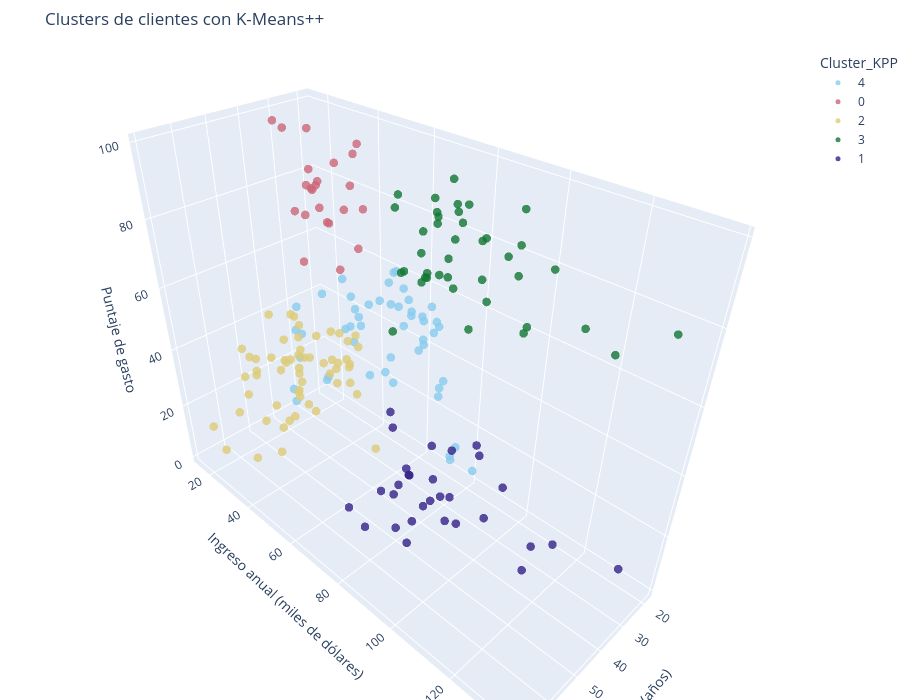

Notebook source saved alongside this figure:
### Code cell
fig.show()

### Figure 1 — Plotly figure (JSON) as saved in the notebook; plotly's stock layout.template omitted (floating-point values rounded to 4 significant figures)
{"data": [{"hovertemplate": "Cluster_KPP=4<br>Edad (años)=%{x}<br>Ingreso anual (miles de dólares)=%{y}<br>Puntaje de gasto=%{z}<extra></extra>", "legendgroup": "4", "marker": {"color": "rgb(136, 204, 238)", "opacity": 0.8, "size": 5, "symbol": "circle"}, "mode": "markers", "name": "4", "scene": "scene", "showlegend": true, "type": "scatter3d", "x": [19, 20, 31, 35, 37, 35, 35, 40, 36, 27, 29, 31, 33, 31, 27, 19, 18, 19, 32, 26, 40, 23, 38, 21, 22, 34, 18, 40, 32, 24, 27, 20, 23, 26, 21, 19, 38, 19, 18, 19, 27, 38, 23, 25, 20, 19, 28, 25, 19], "y": [15, 16, 17, 18, 20, 21, 24, 29, 37, 40, 40, 40, 42, 43, 46, 46, 48, 48, 48, 54, 54, 54, 54, 54, 57, 58, 59, 60, 60, 60, 60, 61, 62, 62, 62, 63, 64, 64, 65, 65, 67, 67, 70, 72, 73, 74, 76, 77, 81], "z": [39, 6, 40, 6, 13, 35, 35, 31, 26, 47, 42, 42, 60, 54, 51, 55, 59, 59, 47, 54, 48, 52, 55, 57, 55, 60, 41, 40, 42, 52, 50, 49, 41, 55, 42, 54, 42, 46, 48, 50, 56, 40, 29, 34, 5, 10, 40, 12, 5]}, {"hovertemplate": "Cluster_KPP=0<br>Edad (años)=%{x}<br>Ingreso anual (miles de dólares)=%{y}<br>Puntaje de gasto=%{z}<extra></extra>", "legendgroup": "0", "marker": {"color": "rgb(204, 102, 119)", "opacity": 0.8, "size": 5, "symbol": "circle"}, "mode": "markers", "name": "0", "scene": "scene", "showlegend": true, "type": "scatter3d", "x": [21, 23, 22, 23, 30, 35, 24, 22, 20, 35, 25, 31, 29, 35, 23, 21, 18, 21, 30, 20, 24, 31, 24], "y": [15, 16, 17, 18, 19, 19, 20, 20, 21, 23, 24, 25, 28, 28, 29, 30, 33, 33, 34, 37, 38, 39, 39], "z": [81, 77, 76, 94, 72, 99, 77, 79, 66, 98, 73, 73, 82, 61, 87, 73, 92, 81, 73, 75, 92, 61, 65]}, {"hovertemplate": "Cluster_KPP=2<br>Edad (años)=%{x}<br>Ingreso anual (miles de dólares)=%{y}<br>Puntaje de gasto=%{z}<extra></extra>", "legendgroup": "2", "marker": {"color": "rgb(221, 204, 119)", "opacity": 0.8, "size": 5, "symbol": "circle"}, "mode": "markers", "name": "2", "scene": "scene", "showlegend": true, "type": "scatter3d", "x": [64, 67, 58, 52, 46, 54, 45, 60, 53, 49, 42, 65, 48, 49, 50, 49, 59, 50, 47, 51, 69, 53, 70, 67, 54, 63, 43, 68, 70, 47, 60, 60, 59, 45, 49, 57, 67, 46, 48, 55, 50, 68, 48, 47, 48, 49, 67, 49, 66, 54, 68, 66, 65, 63, 49, 51, 50, 56], "y": [19, 19, 20, 23, 25, 28, 28, 30, 33, 33, 34, 38, 39, 39, 40, 42, 43, 43, 43, 44, 44, 46, 46, 47, 47, 48, 48, 48, 49, 49, 50, 50, 54, 54, 54, 54, 54, 54, 54, 57, 58, 59, 60, 60, 61, 62, 62, 62, 63, 63, 63, 63, 63, 65, 65, 67, 67, 79], "z": [3, 14, 15, 29, 5, 14, 32, 4, 4, 14, 17, 35, 36, 28, 55, 52, 60, 45, 41, 50, 46, 46, 56, 52, 59, 51, 50, 48, 55, 42, 49, 56, 47, 53, 42, 51, 41, 44, 46, 58, 46, 55, 49, 47, 42, 48, 59, 56, 50, 46, 43, 48, 52, 43, 59, 43, 57, 35]}, {"hovertemplate": "Cluster_KPP=3<br>Edad (años)=%{x}<br>Ingreso anual (miles de dólares)=%{y}<br>Puntaje de gasto=%{z}<extra></extra>", "legendgroup": "3", "marker": {"color": "rgb(17, 119, 51)", "opacity": 0.8, "size": 5, "symbol": "circle"}, "mode": "markers", "name": "3", "scene": "scene", "showlegend": true, "type": "scatter3d", "x": [40, 39, 31, 40, 38, 39, 31, 29, 32, 35, 32, 32, 28, 32, 34, 39, 38, 27, 30, 30, 29, 31, 36, 33, 32, 28, 36, 30, 27, 35, 32, 29, 30, 28, 36, 32, 38, 35, 32, 30], "y": [69, 69, 70, 71, 71, 71, 72, 73, 73, 74, 75, 76, 77, 77, 78, 78, 78, 78, 78, 78, 79, 81, 85, 86, 87, 87, 87, 88, 88, 93, 97, 98, 99, 101, 103, 103, 113, 120, 126, 137], "z": [58, 91, 77, 95, 75, 75, 71, 88, 73, 72, 93, 87, 97, 74, 90, 88, 76, 89, 78, 73, 83, 93, 75, 95, 63, 75, 92, 86, 69, 90, 86, 88, 97, 68, 85, 69, 91, 79, 74, 83]}, {"hovertemplate": "Cluster_KPP=1<br>Edad (años)=%{x}<br>Ingreso anual (miles de dólares)=%{y}<br>Puntaje de gasto=%{z}<extra></extra>", "legendgroup": "1", "marker": {"color": "rgb(51, 34, 136)", "opacity": 0.8, "size": 5, "symbol": "circle"}, "mode": "markers", "name": "1", "scene": "scene", "showlegend": true, "type": "scatter3d", "x": [43, 59, 47, 44, 57, 48, 34, 43, 44, 47, 37, 34, 50, 42, 36, 40, 36, 52, 58, 59, 37, 46, 41, 54, 41, 34, 33, 47, 45, 32], "y": [71, 71, 71, 73, 75, 77, 78, 78, 78, 78, 78, 78, 85, 86, 87, 87, 87, 88, 88, 93, 97, 98, 99, 101, 103, 103, 113, 120, 126, 137], "z": [35, 11, 9, 7, 5, 36, 22, 17, 20, 16, 1, 1, 26, 20, 27, 13, 10, 13, 15, 14, 32, 15, 39, 24, 17, 23, 8, 16, 28, 18]}], "layout": {"height": 700, "legend": {"title": {"text": "Cluster_KPP"}, "tracegroupgap": 0}, "margin": {"b": 0, "l": 0, "r": 0, "t": 50}, "scene": {"domain": {"x": [0.0, 1.0], "y": [0.0, 1.0]}, "xaxis": {"title": {"text": "Edad (años)"}}, "yaxis": {"title": {"text": "Ingreso anual (miles de dólares)"}}, "zaxis": {"title": {"text": "Puntaje de gasto"}}}, "title": {"text": "Clusters de clientes con K-Means++"}}}
